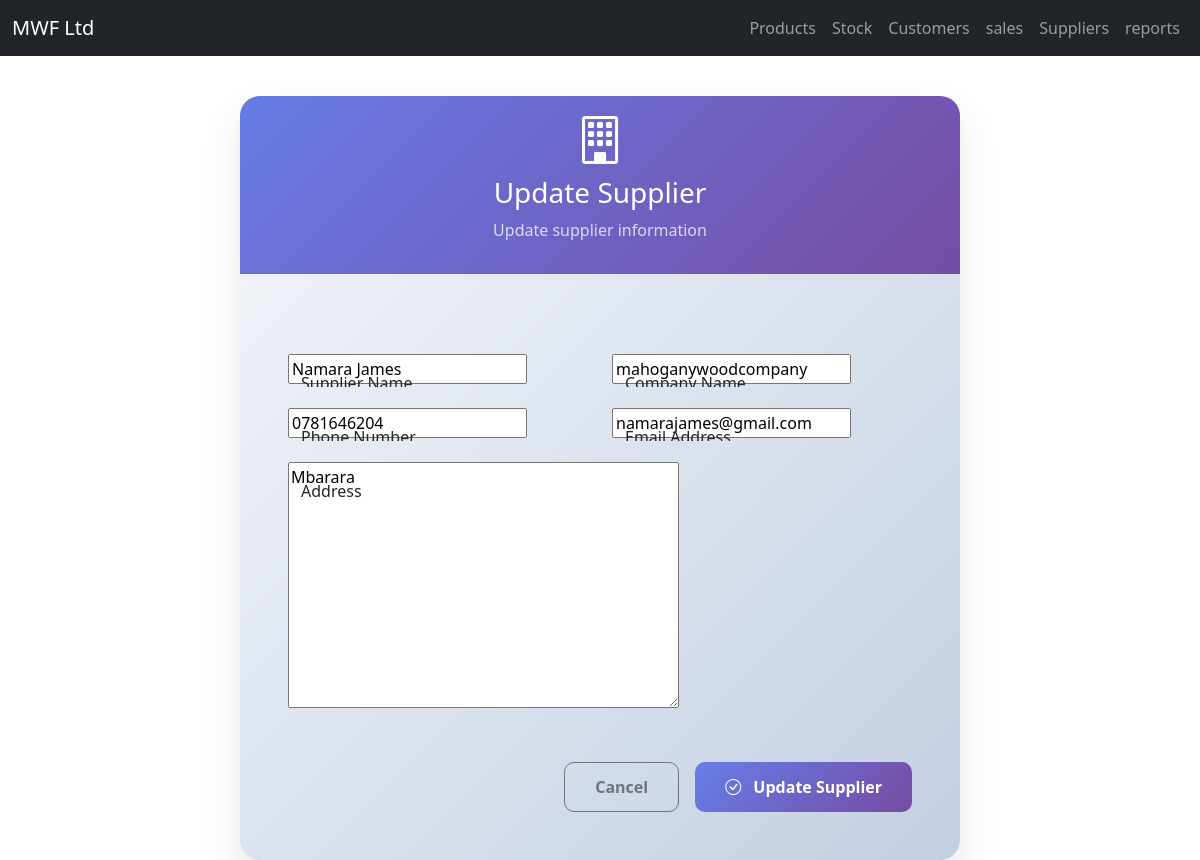
Page /suppliers/edit/1/ on the committed database.
### suppliers/models.py (models this page shows, shortened)
class Supplier(models.Model):
    name = models.CharField(max_length=100)
    company_name = models.CharField(max_length=100, blank=True)
    phone = models.CharField(max_length=20)
    email = models.EmailField(blank=True)
    address = models.TextField()

### suppliers/views.py (the view)
# urls.py: path('edit/<int:pk>/', views.supplier_update, name='edit_supplier'),
def supplier_update(request, pk):
    supplier = get_object_or_404(Supplier, pk=pk)
    if request.method == 'POST':
        form = SupplierForm(request.POST, instance=supplier)
        if form.is_valid():
            form.save()
            return redirect('supplier_detail', pk=supplier.pk)
    else:
        form = SupplierForm(instance=supplier)
    return render(request, 'supplier_form.html', {'form': form, 'supplier': supplier})

### suppliers/forms.py
class SupplierForm(forms.ModelForm):
    class Meta:
        model = Supplier
        fields = '__all__'

### suppliers/templates/supplier_form.html (shortened to what this page needs)
{% extends 'base.html' %}
{% load crispy_forms_tags %}
{% load static %}
{% block content %}
<div class="container mt-4">
  <div class="row justify-content-center">
    <div class="col-lg-8">
      <div class="card supplier-form-card">
        <div class="supplier-form-header text-center">
          <i class="bi bi-building" style="font-size: 3rem; margin-bottom: 1rem;"></i>
          <h3 class="mb-0">{% if supplier %}Update Supplier{% else %}Add New Supplier{% endif %}</h3>
          <p class="mb-0 mt-2 opacity-75">{% if supplier %}Update supplier information{% else %}Register a new supplier to your network{% endif %}</p>
        </div>
        <div class="card-body p-4 p-lg-5">
          <form method="POST" novalidate>
            <div class="row g-4">
              <div class="col-md-6">
                <div class="form-floating">
                  {{ form.name }}
                  <label for="{{ form.name.id_for_label }}">Supplier Name</label>
                </div>
              </div>
              <div class="col-md-6">
                <div class="form-floating">
                  {{ form.company_name }}
                  <label for="{{ form.company_name.id_for_label }}">Company Name</label>
                </div>
              </div>
              <div class="col-md-6">
                <div class="form-floating">
                  {{ form.phone }}
                  <label for="{{ form.phone.id_for_label }}">Phone Number</label>
                </div>
              </div>
              <div class="col-md-6">
                <div class="form-floating">
                  {{ form.email }}
                  <label for="{{ form.email.id_for_label }}">Email Address</label>
                </div>
              </div>
              <div class="col-12">
                <div class="form-floating">
                  {{ form.address }}
                  <label for="{{ form.address.id_for_label }}">Address</label>
                </div>
              </div>
            </div>
            <div class="d-flex justify-content-end mt-5">
              <a href="{% url 'supplier_list' %}" class="btn btn-outline-secondary btn-cancel me-3">Cancel</a>
              <button type="submit" class="btn btn-primary btn-submit">
                <i class="bi bi-check-circle me-2"></i>
                {% if supplier %}Update Supplier{% else %}Save Supplier{% endif %}
              </button>
            </div>
          </form>
        </div>
      </div>
    </div>
  </div>
</div>
{% endblock %}

### suppliers/templates/supplier_form.html (style rules this page uses)
.supplier-form-card { background: linear-gradient(135deg, #f5f7fa 0%, #c3cfe2 100%); border: none; border-radius: 20px; box-shadow: 0 20px 40px rgba(0,0,0,0.1); overflow: hidden; }
.supplier-form-header { background: linear-gradient(135deg, #667eea 0%, #764ba2 100%); color: white; padding: 2rem; margin: -1.5rem -1.5rem 2rem -1.5rem; }
.btn-submit { background: linear-gradient(135deg, #667eea 0%, #764ba2 100%); border: none; border-radius: 10px; padding: 12px 30px; font-weight: 600; transition: all 0.3s ease; }
.btn-cancel { border-radius: 10px; padding: 12px 30px; font-weight: 600; }

### rows in the picture
Supplier: name "Namara James", company_name "mahoganywoodcompany", phone "0781646204", email "namarajames@gmail.com", address "Mbarara"
